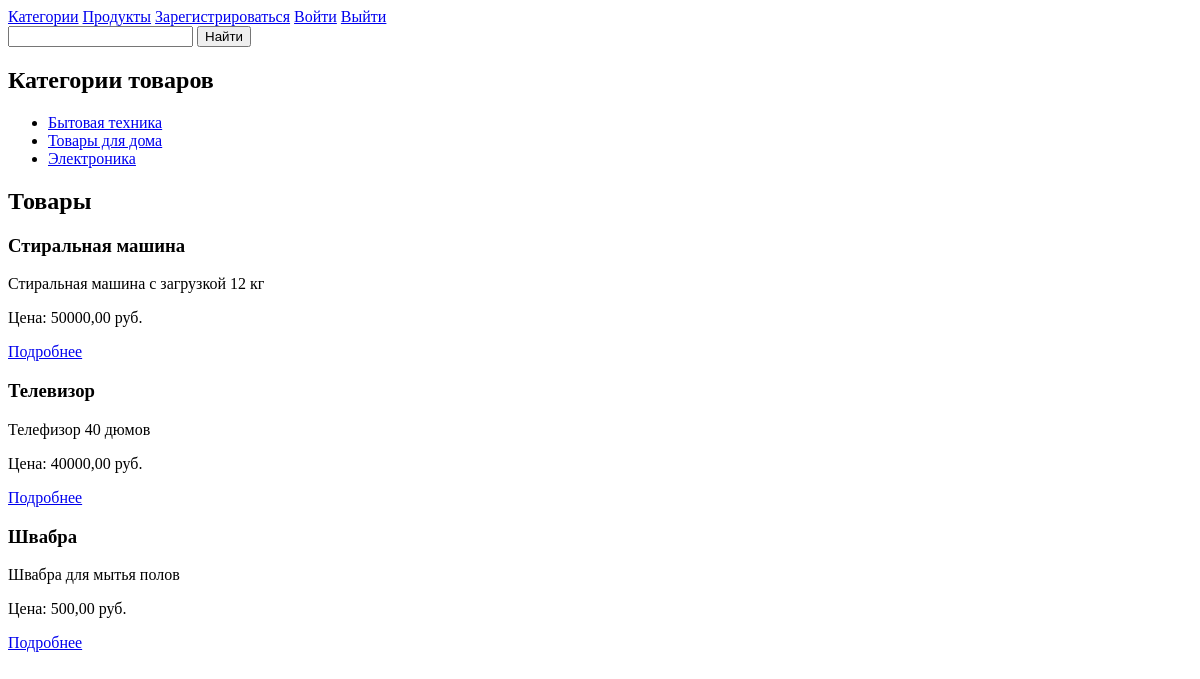
Before: /product/ with the older database file.
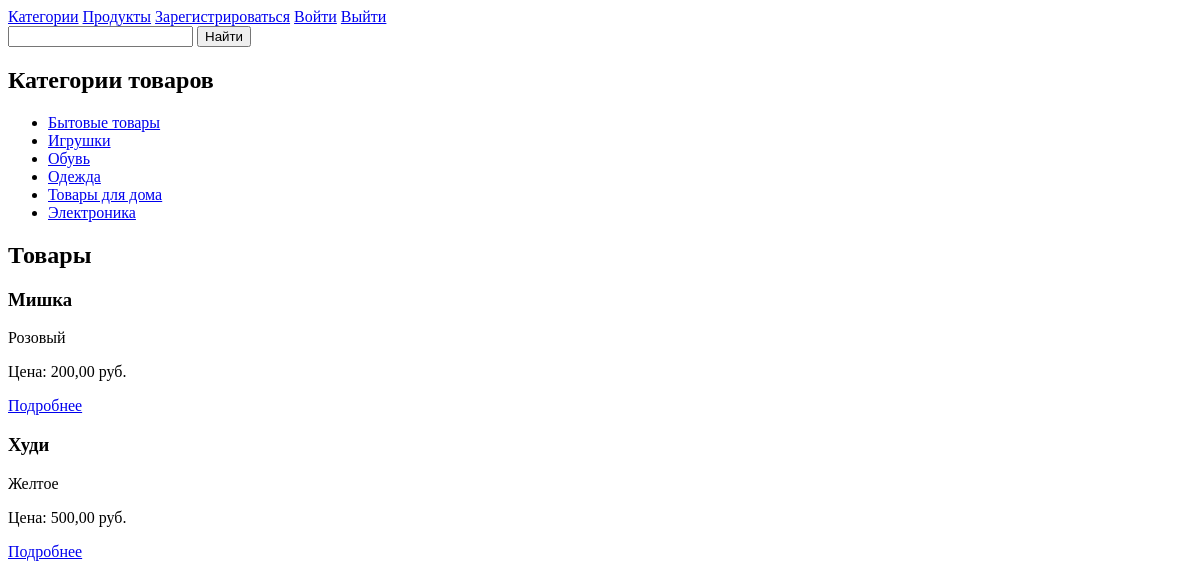
After: the same page with the newer database file.
### shop/models.py (models this page shows, shortened)
class Category(models.Model):
    name = models.CharField(max_length=200, verbose_name="Категория")
    slug = models.SlugField(max_length=200, unique=True)
    class Meta:
        ordering = ['name']
        indexes = [
            models.Index(fields=['name']),
        ]
        verbose_name = 'Категория'
        verbose_name_plural = 'Категории'

class Product(models.Model):
    category = models.ForeignKey(Category,
                                 related_name='products',
                                 on_delete=models.CASCADE)
    name = models.CharField(max_length=200,
                            verbose_name='Название')
    description = models.TextField(blank=True)
    slug = models.SlugField(max_length=200)
    image = models.ImageField(upload_to='products/%Y/%m/%d',
                              blank=True)
    price = models.DecimalField(max_digits=10,
                                decimal_places=2)
    available = models.BooleanField(default=True)
    created = models.DateTimeField(auto_now_add=True)
    updated = models.DateTimeField(auto_now=True)
    class Meta:
        ordering = ['name']
        indexes = [
            models.Index(fields=['id', 'slug']),
            models.Index(fields=['name']),
            models.Index(fields=['-created']),
        ]
        verbose_name = 'Товар'
        verbose_name_plural = 'Товары'

### shop/views.py (the view)
# urls.py: path('', IndexTemplateView.as_view(), name='index'),
class IndexTemplateView(TemplateView):
    template_name = 'shop/index.html'
    def get_context_data(self, **kwargs):
        context = super().get_context_data(**kwargs)
        categories = Category.objects.all()
        products = Product.objects.all()
        context['categories'] = categories
        context['products'] = products
        return context

### shop/templates/shop/index.html (shortened to what this page needs)
{% extends 'base.html' %}
{% load static %}
{% block content %}
<div class="container">
        <aside class="sidebar">
            <h2>Категории товаров</h2>
            <ul>
                {% for category in categories %}
                    <li><a href="{% url 'shop:products_by_category' category.slug %}">{{ category.name }}</a></li>
                {% endfor %}
            </ul>
        </aside>
        <main class="product-list">
            <h2>Товары</h2>
            <div class="products">
                {% for product in products %}
                    <div class="product">
                        <h3>{{ product.name }}</h3>
                        <p>{{ product.description }}</p>
                        <p>Цена: {{ product.price }} руб.</p>
                        <a href="{% url 'shop:product_detail' product.slug %}" class="btn">Подробнее</a>
                    </div>
                {% endfor %}
            </div>
        </main>
    </div>
{% endblock content %}

### templates/base.html (shortened to what this page needs)
<!DOCTYPE html>
<html lang="en">
<head>
</head>
<body>
{% block header %}
<a href="{% url 'shop:categories' %}">Категории</a>
<a href="{% url 'shop:products' %}">Продукты</a>
<a href="{% url 'users:register' %}">Зарегистрироваться</a>
<a href="{% url 'users:login' %}">Войти</a>
<a href="{% url 'users:logout' %}">Выйти</a>
<form action="{% url 'shop:product_search' %}" method="get">
    <input type="search" name="query">
    <button type="submit">Найти</button>
</form>
{% endblock header %}
{% block content %}
{% endblock content %}
</body>
</html>

Changed rows visible on the page:
removed Category: name "Бытовая техника"
removed Product: name "Стиральная машина", description "Стиральная машина с загрузкой 12 кг", price "50000,00"
removed Product: name "Телевизор", description "Телефизор 40 дюмов", price "40000,00"
removed Product: name "Швабра", description "Швабра для мытья полов", price "500,00"
added Category: name "Бытовые товары"
added Category: name "Игрушки"
added Category: name "Обувь"
added Category: name "Одежда"
added Product: name "Мишка", description "Розовый", price "200,00"
added Product: name "Худи", description "Желтое", price "500,00"
